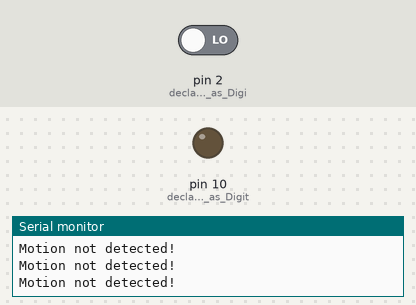
A sketch run on a simulated Arduino Uno, built with avr-gcc and run on an emulated ATmega328P. Shown: output pins drawn as LEDs (lit = HIGH), the last lines printed to the serial monitor. The inputs (shaded band) are chosen by the test bench; at power-on: pin 2 (declares_Data_Pin_as_Digi) LOW.

Above: at 2.8 s.
2.9 s: pin 2 (declares_Data_Pin_as_Digi) driven HIGH
At 4.1 s:
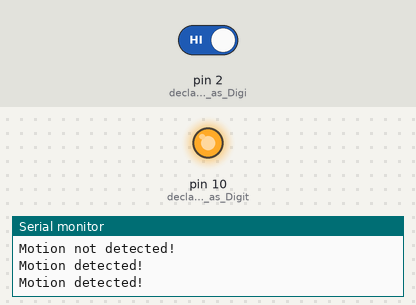
4.5 s: pin 2 (declares_Data_Pin_as_Digi) driven LOW
At 5.7 s:
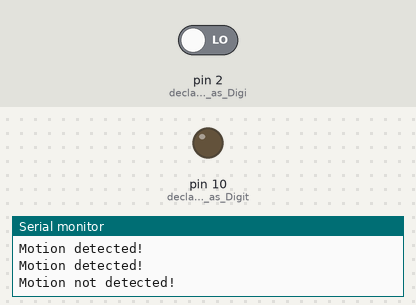
Timing chart, 0 to 7.5 s (numbered marks = the images above; inputs shaded):
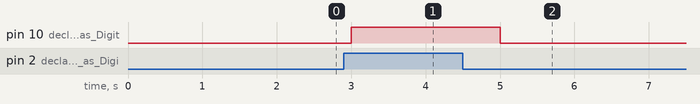

The sketch:

TASK_M1.T1P.ino
```cpp
void setup()
{
  pinMode(10, OUTPUT); //declares LED Pin as Digital pin10
  pinMode(2,INPUT);    //declares Data Pin as Digital pin10
  Serial.begin(9600);  //begins serial communication
}

void loop()
{
  if(digitalRead(2))
  {
    digitalWrite(10, HIGH); //led will glow
    Serial.println("Motion detected!");  //prints the message
  }
  else
  {
    digitalWrite(10, LOW); //led will not glow
    Serial.println("Motion not detected!");
  }
  delay(1000);
}
```

Measured:
- after the input at 2.9 s, pin 10 (declares_LED_Pin_as_Digit): LOW → HIGH after 0.10 s
- after the input at 4.5 s, pin 10 (declares_LED_Pin_as_Digit): HIGH → LOW after 0.50 s
